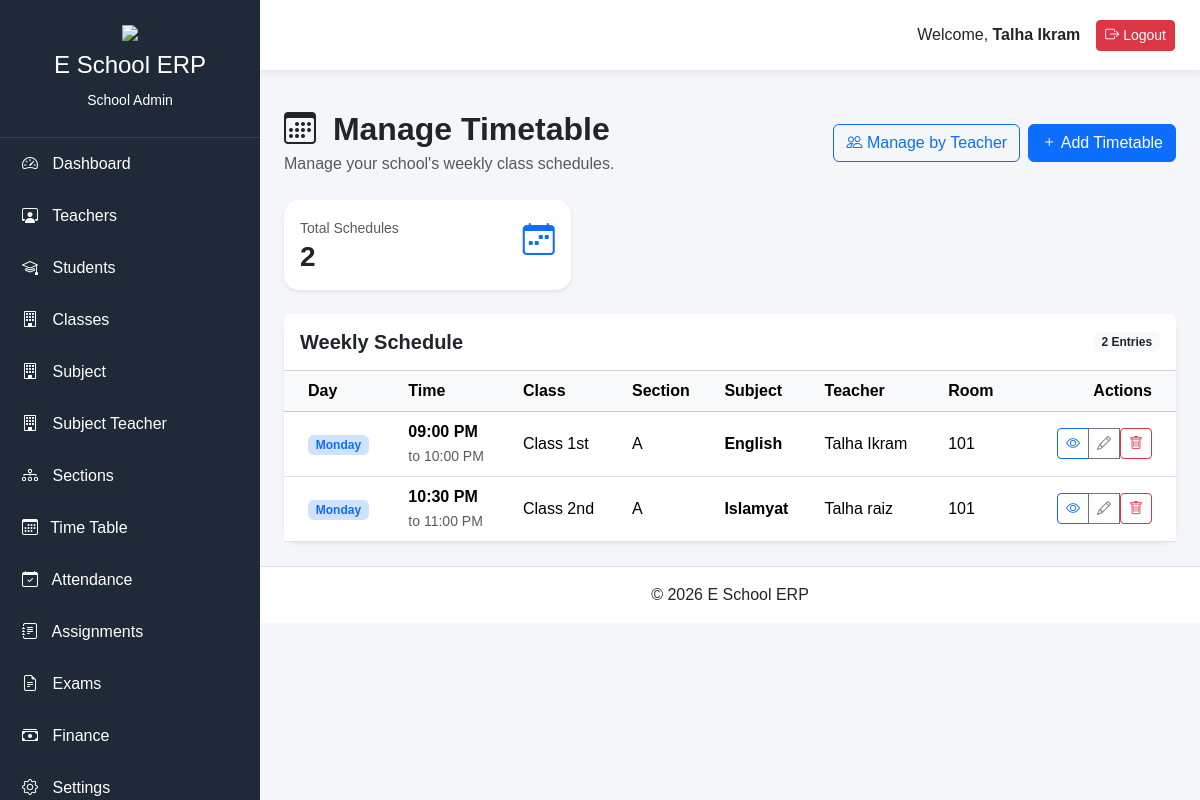
Page /school-admin/manage-timetable (signed in) on the committed database.
### app/models/user.py (models this page shows, shortened)
class User(UserMixin, db.Model):
    __tablename__ = "users"
    id = db.Column(db.Integer, primary_key=True)
    full_name = db.Column(db.String(100), nullable=False)
    role_id = db.Column(db.Integer,db.ForeignKey("roles.id"),nullable=False)
    role = db.relationship("Role",back_populates="users")
    school = db.relationship("School",back_populates="users")
    student=db.relationship("Student",back_populates="user",uselist=False,cascade="all, delete-orphan")
    teacher=db.relationship("Teacher",back_populates="user",uselist=False,cascade="all, delete-orphan")
    parent= db.relationship("Parent",back_populates="user",uselist=False,cascade="all, delete-orphan")
    school_admin = db.relationship("SchoolAdmin",back_populates="user",uselist=False,cascade="all, delete-orphan")
    school_id = db.Column(db.Integer,db.ForeignKey("schools.id"),nullable=True)
    username = db.Column(db.String(50),unique=True,nullable=False)
    email = db.Column(db.String(120),unique=True,nullable=False)
    password_hash = db.Column(db.String(255),nullable=False)
    is_active = db.Column(db.Boolean,default=True)
    is_verified = db.Column(db.Boolean,default=False)
    last_login = db.Column(db.DateTime,nullable=True)
    created_at = db.Column(db.DateTime,default=datetime.utcnow)
    updated_at = db.Column(db.DateTime,default=datetime.utcnow,onupdate=datetime.utcnow)

### app/models/timetable.py (models this page shows, shortened)
class Timetable(db.Model):
    __tablename__ = "timetables"
    id = db.Column(db.Integer,primary_key=True)
    school_id = db.Column(db.Integer,db.ForeignKey("schools.id"),nullable=False)
    class_id = db.Column(db.Integer,db.ForeignKey("classes.id"),nullable=False)
    section_id = db.Column(db.Integer,db.ForeignKey("sections.id"),nullable=False)
    subject_id = db.Column(db.Integer,db.ForeignKey("subjects.id"),nullable=False)
    teacher_id = db.Column(db.Integer,db.ForeignKey("teachers.id"),nullable=False)
    day_of_week = db.Column(db.String(20),nullable=False)
    start_time = db.Column(db.Time,nullable=False)
    room_number = db.Column(db.String(20),nullable=True)
    end_time = db.Column(db.Time,nullable=False)
    room_number = db.Column(db.String(20),nullable=True)
    academic_year = db.Column(db.String(20),nullable=False)
    is_active = db.Column(db.Boolean,default=True)
    created_at = db.Column(db.DateTime,default=datetime.utcnow)
    updated_at = db.Column(db.DateTime,default=datetime.utcnow,onupdate=datetime.utcnow)
    school = db.relationship("School",back_populates ="timetables")
    class_room = db.relationship("Class",back_populates ="timetables")
    section = db.relationship("Section",back_populates ="timetables")
    subject = db.relationship("Subject",back_populates ="timetables")
    teacher = db.relationship("Teacher",back_populates ="timetables")
    __table_args__ = (db.UniqueConstraint("class_id","section_id","day_of_week","start_time",name="uq_class_timetable"),)

### app/models/class_model.py (models this page shows, shortened)
class Class(db.Model):
    __tablename__ = "classes"
    id = db.Column(db.Integer, primary_key=True)
    school_id = db.Column(db.Integer,db.ForeignKey("schools.id"),nullable=False)
    class_name = db.Column(db.String(100),nullable=False)
    class_code = db.Column(db.String(20),nullable=False)
    description = db.Column(db.Text,nullable=True)
    class_teacher_id = db.Column(db.Integer,db.ForeignKey("teachers.id"),nullable=True)
    is_active = db.Column(db.Boolean,default=True)
    created_at = db.Column(db.DateTime,default=datetime.utcnow)
    updated_at = db.Column(db.DateTime,default=datetime.utcnow,onupdate=datetime.utcnow)
    teacher_subjects = db.relationship("TeacherSubject", back_populates = "classroom", cascade= "all, delete-orphan",lazy= True)
    sections = db.relationship("Section",back_populates= "class_room",cascade="all, delete-orphan")
    students = db.relationship("Student", back_populates= "class_room")
    results=   db.relationship("Result", back_populates= "class_room")
    exams = db.relationship("Exam", back_populates= "class_room",cascade="all, delete-orphan")
    timetables = db.relationship("Timetable",back_populates= "class_room",cascade="all, delete-orphan")
    assignments = db.relationship("Assignment",back_populates= "class_room",cascade="all, delete-orphan")
    fee_structures = db.relationship("FeeStructure",back_populates= "class_room",cascade="all, delete-orphan")
    class_teacher = db.relationship("Teacher",foreign_keys=[class_teacher_id],back_populates="managed_class", uselist=False )
    school = db.relationship("School",back_populates="classes")

### app/models/section.py (models this page shows, shortened)
class Section(db.Model):
    __tablename__ = "sections"
    id = db.Column(db.Integer, primary_key=True)
    school_id = db.Column(db.Integer,db.ForeignKey("schools.id"),nullable=False)
    class_id = db.Column(db.Integer,db.ForeignKey("classes.id"),nullable=False)
    section_name = db.Column(db.String(20),nullable=False)
    section_code = db.Column(db.String(20),nullable=False)
    description = db.Column(db.Text,nullable=True)
    is_active = db.Column(db.Boolean,default=True)
    created_at = db.Column(db.DateTime,default=datetime.utcnow)
    updated_at = db.Column(db.DateTime,default=datetime.utcnow,onupdate=datetime.utcnow)
    school = db.relationship("School",back_populates="sections")
    class_room = db.relationship("Class",back_populates="sections")
    exams = db.relationship("Exam",back_populates="sections")
    timetables = db.relationship("Timetable",back_populates="section",cascade="all, delete-orphan")
    assignments = db.relationship("Assignment",back_populates="sections",cascade="all, delete-orphan")
    teacher_subjects = db.relationship("TeacherSubject", back_populates = "section", cascade="all, delete-orphan")
    students = db.relationship("Student",back_populates="section",cascade="all, delete-orphan")
    results = db.relationship("Result",back_populates="section",cascade="all, delete-orphan")

### app/models/subject.py (models this page shows, shortened)
class Subject(db.Model):
    __tablename__ = "subjects"
    id = db.Column(db.Integer, primary_key=True)
    school = db.relationship("School",back_populates="subjects")
    exams = db.relationship("Exam", back_populates= "subject", cascade= "all, delete-orphan")
    timetables = db.relationship("Timetable", back_populates = "subject")
    assignments = db.relationship("Assignment", back_populates = "subject")
    results = db.relationship("Result", back_populates = "subject")
    teacher_subjects= db.relationship("TeacherSubject", back_populates = "subject", cascade ="all, delete-orphan",lazy = True)
    school_id = db.Column(db.Integer,db.ForeignKey("schools.id"),nullable=False)
    subject_name = db.Column(db.String(100),nullable=False)
    subject_code = db.Column(db.String(20),unique=True,nullable=False)
    description = db.Column(db.Text,nullable=True)
    credit_hours = db.Column(db.Integer,nullable=True)
    is_active = db.Column(db.Boolean,default=True)
    created_at = db.Column(db.DateTime,default=datetime.utcnow)
    updated_at = db.Column(db.DateTime,default=datetime.utcnow,onupdate=datetime.utcnow)

### app/models/teacher.py (models this page shows, shortened)
class Teacher(db.Model):
    __tablename__ = "teachers"
    id = db.Column(db.Integer, primary_key=True)
    user_id = db.Column(db.Integer, db.ForeignKey("users.id"), unique=True, nullable=False)
    school_id = db.Column(db.Integer, db.ForeignKey("schools.id"), nullable=False)
    employee_number = db.Column(db.String(20), unique=True, nullable=False)
    first_name = db.Column(db.String(100), nullable=False)
    last_name = db.Column(db.String(100), nullable=False)
    email = db.Column(db.String(120), unique=True, nullable=False)
    phone = db.Column(db.String(20), nullable=False)
    gender = db.Column(db.String(20), nullable=False)
    date_of_birth = db.Column(db.Date, nullable=True)
    cnic = db.Column(db.String(20), unique=True, nullable=True)
    address = db.Column(db.String(255), nullable=True)
    emergency_contact = db.Column(db.String(20), nullable=True)
    blood_group = db.Column(db.String(5), nullable=True)
    qualification = db.Column(db.String(150), nullable=True)
    experience = db.Column(db.Integer, nullable=True)
    joining_date = db.Column(db.Date, nullable=True)
    salary = db.Column(db.Numeric(10, 2), nullable=True)
    profile_image = db.Column(db.String(255), nullable=True)
    employment_status = db.Column(
    db.String(20),default="Active")
    notes = db.Column(db.Text, nullable=True)
    is_active = db.Column(db.Boolean, default=True)
    created_at = db.Column(db.DateTime, default=datetime.utcnow)
    updated_at = db.Column(
    db.DateTime,default=datetime.utcnow,onupdate=datetime.utcnow)
    user= db.relationship("User", back_populates= "teacher", uselist= False)
    teacher_subjects = db.relationship("TeacherSubject", back_populates ="teacher", cascade= "all, delete-orphan",lazy= True)
    school = db.relationship("School", back_populates="teacher")
    exams = db.relationship("Exam", back_populates="teacher")
    results = db.relationship("Result", back_populates="teacher")
    attendences = db.relationship("Attendance", back_populates="teacher")
    assignments = db.relationship("Assignment", back_populates="teacher")
    timetables = db.relationship("Timetable", back_populates="teacher")
    managed_class= db.relationship("Class",foreign_keys ="Class.class_teacher_id" ,back_populates= "class_teacher", uselist= False)

### app/blueprints/school_admin/routes.py (the view)
@school_admin.route("/manage-timetable")
@login_required
def manage_timetable():
    timetables = Timetable.query.filter_by(
    school_id=current_user.school_id
    ).order_by(
    Timetable.day_of_week,
    Timetable.start_time
    ).all()
    return render_template(
    "school_admin/timetable/manage_timetable.html",
    timetables=timetables
    )

### app/templates/school_admin/timetable/manage_timetable.html (shortened to what this page needs)
{% extends "school_admin/base.html" %}
{% block content %}
<div class="container-fluid">
<div class="d-flex flex-wrap justify-content-between align-items-center mb-4">
<div>
<h2 class="fw-bold mb-1">
<i class="bi bi-calendar3 me-2"></i>
Manage Timetable
</h2>
<p class="text-muted mb-0">
Manage your school's weekly class schedules.
</p>
</div>
<div class="d-flex gap-2">
<a href="{{ url_for('school_admin.timetable_teachers') }}"
class="btn btn-outline-primary">
<i class="bi bi-people"></i>
Manage by Teacher
</a>
<a href="{{ url_for('school_admin.create_timetable') }}"
class="btn btn-primary">
<i class="bi bi-plus"></i>
Add Timetable
</a>
</div>
</div>
<div class="row g-3 mb-4">
<div class="col-md-4">
<div class="card border-0 shadow-sm">
<div class="card-body">
<div class="d-flex justify-content-between">
<div>
<small class="text-muted">
Total Schedules
</small>
<h3 class="fw-bold mb-0">
{{ timetables|length }}
</h3>
</div>
<div class="fs-2 text-primary">
<i class="bi bi-calendar-week"></i>
</div>
</div>
</div>
</div>
</div>
</div>
<div class="card border-0 shadow-sm">
<div class="card-header bg-white py-3">
<div class="d-flex justify-content-between align-items-center">
<h5 class="mb-0 fw-semibold">
Weekly Schedule
</h5>
<span class="badge bg-light text-dark">
{{ timetables|length }} Entries
</span>
</div>
</div>
<div class="card-body p-0">
{% if timetables %}
<div class="table-responsive">
<table class="table table-hover align-middle mb-0">
<thead class="table-light">
<tr>
<th class="ps-4">Day</th>
<th>Time</th>
<th>Class</th>
<th>Section</th>
<th>Subject</th>
<th>Teacher</th>
<th>Room</th>
<th class="text-end pe-4">
Actions
</th>
</tr>
</thead>
<tbody>
{% for timetable in timetables %}
<tr>
<td class="ps-4">
<span class="badge bg-primary-subtle text-primary">
{{ timetable.day_of_week }}
</span>
</td>
<td>
<div class="fw-semibold">
{{ timetable.start_time.strftime('%I:%M %p') }}
</div>
<small class="text-muted">
to
{{ timetable.end_time.strftime('%I:%M %p') }}
</small>
</td>
<td>
{% if timetable.class_room %}
{{ timetable.class_room.class_name }}
{% else %}
<span class="text-muted">
Not Assigned
</span>
{% endif %}
</td>
<td>
{% if timetable.section %}
{{ timetable.section.section_name }}
{% else %}
<span class="text-muted">
Not Assigned
</span>
{% endif %}
</td>
<td>
{% if timetable.subject %}
<span class="fw-semibold">
{{ timetable.subject.subject_name }}
</span>
{% else %}
<span class="text-muted">
Not Assigned
</span>
{% endif %}
</td>
<td>
{% if timetable.teacher %}
{{ timetable.teacher.first_name }}
{{ timetable.teacher.last_name }}
{% else %}
<span class="text-muted">
Not Assigned
</span>
{% endif %}
</td>
<td>
{% if timetable.room_number %}
{{ timetable.room_number }}
{% else %}
<span class="text-muted">
—
</span>
{% endif %}
</td>
<td class="text-end pe-4">
<div class="btn-group">
<a href="{{ url_for(
'school_admin.timetable_detail',
id=timetable.id
) }}"
class="btn btn-sm btn-outline-primary"
title="View">
<i class="bi bi-eye"></i>
</a>
<a href="{{ url_for(
'school_admin.edit_timetable',
id=timetable.id
) }}"
class="btn btn-sm btn-outline-secondary"
title="Edit">
<i class="bi bi-pencil"></i>
</a>
<form method="POST"
action="{{ url_for(
'school_admin.delete_timetable',
id=timetable.id
) }}"
style="display:inline;">
<button type="submit"
class="btn btn-sm btn-outline-danger"
title="Delete"
onclick="return confirm(
'Are you sure you want to delete this timetable?'
);">
<i class="bi bi-trash"></i>
</button>
</form>
</div>
</td>
</tr>
{% endfor %}
</tbody>
</table>
</div>
{% endif %}
</div>
</div>
</div>
{% endblock %}

### app/templates/school_admin/base.html (shortened to what this page needs)
<!DOCTYPE html>
<html lang="en">
<head>
<link href="https://cdn.jsdelivr.net/npm/bootstrap@5.3.3/dist/css/bootstrap.min.css" rel="stylesheet">
<link rel="stylesheet"
href="https://cdn.jsdelivr.net/npm/bootstrap-icons@1.11.3/font/bootstrap-icons.min.css">
<link rel="stylesheet"
href="{{ url_for('static', filename='css/style.css') }}">
</head>
<body>
<div class="wrapper">
<aside class="sidebar" id="sidebar">
<div class="sidebar-header">
<img src="{{ url_for('static', filename='images/logo.png') }}"
class="logo">
<h4>E School ERP</h4>
<small>School Admin</small>
</div>
<ul class="sidebar-menu">
<li>
<a href="{{ url_for('school_admin.dashboard') }}">
<i class="bi bi-speedometer2"></i>
Dashboard
</a>
</li>
<li>
<a href="{{ url_for('school_admin.manage_teachers') }}">
<i class="bi bi-person-workspace"></i>
Teachers
</a>
</li>
<li>
<a href="{{ url_for('school_admin.manage_students') }}">
<i class="bi bi-mortarboard"></i>
Students
</a>
</li>
<li>
<a href="{{ url_for('school_admin.manage_classes') }}">
<i class="bi bi-building"></i>
Classes
</a>
</li>
<li>
    <a href="{{ url_for('school_admin.manage_subjects') }}">
    <i class="bi bi-building"></i>
    Subject
    </a>
    </li>
<li>
    <a href="{{ url_for('school_admin.manage_teacher_subjects') }}">
    <i class="bi bi-building"></i>
    Subject Teacher
    </a>
    </li>
<li>
<a href="{{ url_for('school_admin.manage_sections') }}">
<i class="bi bi-diagram-3"></i>
Sections
</a>
</li>
<li>
<a href="{{ url_for('school_admin.manage_timetable') }}">
<i class="bi bi-calendar3 me-2"></i>
Time Table
</a>
</li>
<li>
<a href="#">
<i class="bi bi-calendar-check"></i>
Attendance
</a>
</li>
<li>
<a href="#">
<i class="bi bi-journal-text"></i>
Assignments
</a>
</li>
<li>
<a href="#">
<i class="bi bi-file-earmark-text"></i>
Exams
</a>
</li>
<li>
<a href="#">
<i class="bi bi-cash-stack"></i>
Finance
</a>
</li>
<li>
<a href="#">
<i class="bi bi-gear"></i>
Settings
</a>
</li>
</ul>
</aside>
<div class="main-content">
<nav class="top-navbar">
<div class="ms-auto d-flex align-items-center">
<span class="me-3">
Welcome,
<strong>{{ current_user.full_name }}</strong>
</span>
<a href="{{ url_for('auth.logout') }}"
class="btn btn-danger btn-sm">
<i class="bi bi-box-arrow-right"></i>
Logout
</a>
</div>
</nav>
<main class="container-fluid py-4">
{% block content %}
{% endblock %}
</main>
<footer class="text-center py-3 border-top">
© 2026 E School ERP
</footer>
</div>
</div>
</body>
</html>

### rows in the picture
User: full_name "Talha Ikram"
Timetable: day_of_week "Monday", start_time "09:00 PM", end_time "10:00 PM", class_room.class_name "Class 1st", section.section_name "A", subject.subject_name "English", teacher.first_name "Talha", teacher.last_name "Ikram", room_number "101"
Timetable: day_of_week "Monday", start_time "10:30 PM", end_time "11:00 PM", class_room.class_name "Class 2nd", section.section_name "A", subject.subject_name "Islamyat", teacher.first_name "Talha", teacher.last_name "raiz", room_number "101"

### other values in the picture
{{ timetables|length }} "2"
